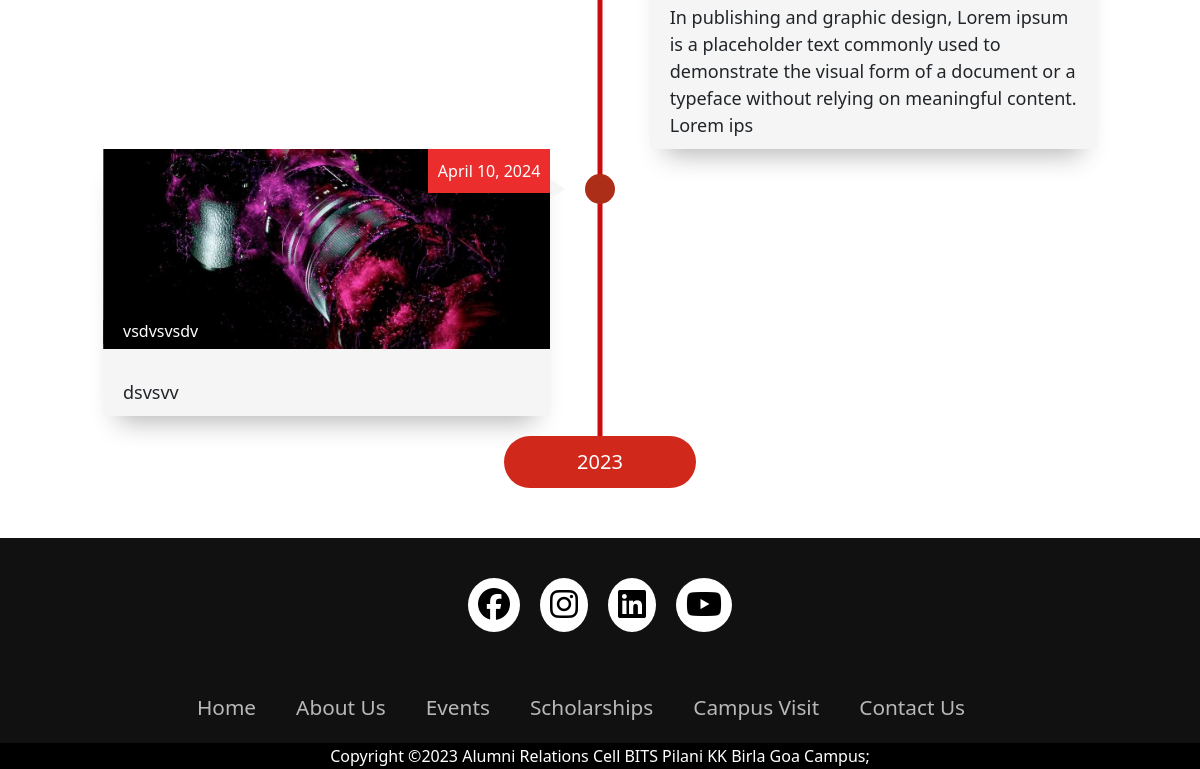
The app's page /events/ (lower part), older data.
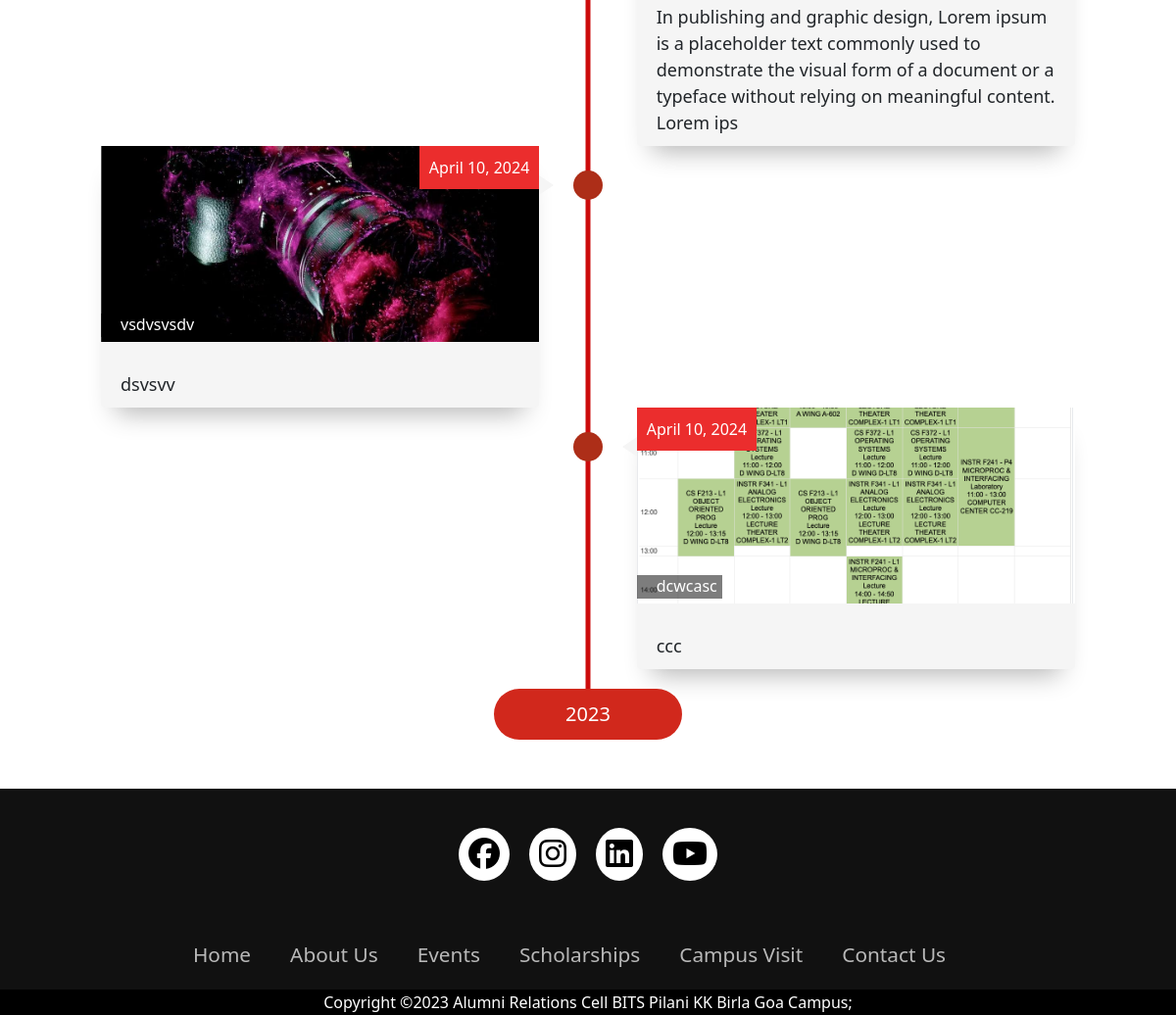
The same page, newer data.
### base/models.py (models this page shows, shortened)
class event(models.Model):
    title = models.CharField(max_length=254, null=False, blank=False)
    image = models.ImageField(upload_to="eventsImages/")
    content = models.CharField(max_length=1016, null=False, blank=False)
    date = models.DateField()
    updated = models.DateTimeField(auto_now=True)

### base/views.py (the view)
# urls.py: path('events/', eventView, name="events"),
def eventView(request):
    current_year = datetime.datetime.now().year
    eventObjects = event.objects.filter(date__year=current_year)
    context = {"events": eventObjects,
               "currentYear": current_year,
               "prevYear": current_year-1}
    return render(request, 'base/events.html', context)

### base/templates/base/events.html (shortened to what this page needs)
{%extends "base/base.html"%}
{%load static%}
{% block extrahead %}
  <link rel="stylesheet" href="{% static 'css/events.css' %}">
  <link rel="stylesheet" href="{% static 'css/aboutUs.css' %}">
    <link href="https://cdn.jsdelivr.net/npm/tailwindcss@2.2.16/dist/tailwind.min.css" rel="stylesheet">
{% endblock %}
{%block content%}
<section class="timeline">
  <div class="container" style="margin-top: 50px; margin-bottom: 50px; position: relative">
    {%for event in events%}
      <div class="timeline-item">
        <div class="timeline-img">
        </div>
        <div class="timeline-content timeline-card js--fadeInRight">
          <div class="timeline-img-header">
            <div class="imageContainer">
              <img class="imageData" src="{{event.image.url}}" alt="img">
            </div>
            <h2 class="title-background">{{event.title}}</h2>
          </div>
          <div class="date">{{event.date}}</div>
          <p>
            {{event.content}}
          </p>
        </div>
      </div>
    {%endfor%}
    <div class="container text-center"
      style="
        margin-top: 20px;
        margin-bottom: 20px;
        position: relative;
        z-index: 1;
        justify-content: center;
      "
    >
      <button
        class="btn btn-lg"
        style="
          background-color: #d1281c;
          border-radius: 50px;
          width: 20%;
          justify-content: center;
          align-items: center;
        "
      >
        <h3 style="color: #ffffff; margin-bottom: 5px; margin-top: 5px">
          {{prevYear}}
        </h3>
      </button>
    </div>
  </div>
</section>
{%endblock%}

Row changes from the older to the newer data that the page shows:
added event: image (picture), title "dcwcasc", date "April 10, 2024", content "ccc"
